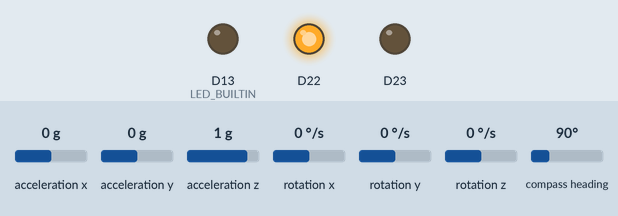
A sketch run on a simulated Arduino Nano 33 BLE. Shown: output pins drawn as LEDs (lit = HIGH). Inputs (shaded band) come from the test bench; at power-on: acceleration x 0 g, acceleration y 0 g, acceleration z 1 g, rotation x 0 °/s, rotation y 0 °/s, rotation z 0 °/s, compass heading 90°. Nothing arrives over Bluetooth unless stated; a phone connects over Bluetooth LE 3 s after start; what the sketch prints to the serial monitor is not drawn.

Above: at 0.1 s.
At 3.1 s:
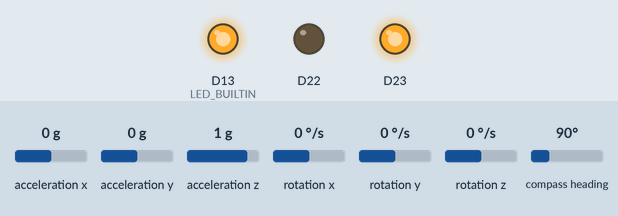
Timing chart, 0 to 4.6 s (numbered marks = the images above):
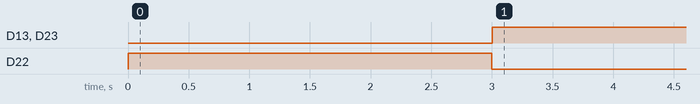

The sketch:

Arduino33BLEVol8_LSM9DS1.ino
```cpp
/*
   Written: Antonio Rehwinkel [2020]
   Usage: Programm for JuFo Project
        [Movement tracker for archers]

   Used Devices:
    -Arduino Nano 33 BLE Sense

   Device Name: LSM9DS1

   Service Uuid: c54beb4a-40c7-11eb-b378-0242ac130002

   charactersitics Uuid [String]:
   accel:
   d6b78de4-40c7-11eb-b378-0242ac130002

  gyro:
  d6a507ce-5489-11ec-bf63-0242ac130002

  mag:
  11cf4eb8-86d0-11ec-a8a3-0242ac120002

   Note:
   - no need for multiple characteristics
   - only sends Strings(decoding by Receiver needed)

  current Errors:
   none

  compatible with BLETestVol6.apk

  Datenübertragung:

    "[Wert(accelX)]|[Wert(accelY)]|[Wert(accelZ)]|
     [Wert(gyroX)]|[Wert(gyroY)]|[Wert(gyroZ)]|
     [Wert(magnetX)]|[Wert(magnetY)]|[Wert(magnetZ)]
    "

    contained in [Lvel_String]
*/

double aXOFF = 0.00;
double aYOFF = 0.00;
double aZOFF = 0.00;
//-------------------------------------------------------------------------------------BIBLIOTHEK
//---------------------------------------------------BLE
#include <ArduinoBLE.h>
//---------------------------------------------------MPU9250
#include <Arduino_LSM9DS1.h>
//-------------------------------------------------------------------------------------BIBLIOTHEK
//-------------------------------------------------------------------------------------VARIABLEN
float ac_x, ac_y, ac_z; //Accelerometer
float gy_x, gy_y, gy_z; //Gyroscope
float ma_x, ma_y, ma_z; //Magnetometer
// volatile int tempInt = 1;  //Temperature Guy

String Level_String;  //Storage for BLE-Data
int fixed_length = 100;

long newTime = 0; //Wir sind für die Abschaffung von Atomuhren, wir sind für den Ausstieg aus der Zeit!
long oldTime = 0;
//-------------------------------------------------------------------------------------VARIABLEN
//-------------------------------------------------------------------------------------BLE_SETUP
BLEService SendingService("c54beb4a-40c7-11eb-b378-0242ac130002");
BLEStringCharacteristic accelXChar("d6b78de4-40c7-11eb-b378-0242ac130002", BLERead | BLENotify | BLEWriteWithoutResponse, fixed_length);
BLEStringCharacteristic gyroXChar("d6a507ce-5489-11ec-bf63-0242ac130002", BLERead | BLENotify | BLEWriteWithoutResponse, fixed_length);
BLEStringCharacteristic magXChar("11cf4eb8-86d0-11ec-a8a3-0242ac130002", BLERead | BLENotify | BLEWriteWithoutResponse, fixed_length);
//-------------------------------------------------------------------------------------BLE_SETUP
//-------------------------------------------------------------------------------------DATA FOR ML
const float accelerationThreshold = 26; // threshold of significant in G's || normal movement == up to 20-23 G (added up)
const int numSamples = 80;
int samplesRead = numSamples;
//-------------------------------------------------------------------------------------DATA FOR ML
//-------------------------------------------------------------------------------------//-------------------------------------------------------------------------------------//-------------------------------------------------------------------------------------
//-------------------------------------------------------------------------------------SETUP()
void setup() {
  Serial.begin(115200);
  //while (!Serial)

  //---------------------------------------------------LSM9DS1 Setup

  if (!IMU.begin()) {
    Serial.println("Failed to initialize IMU!");
    while (1);
  }

  //---------------------------------------------------BLE Setup

  if (!BLE.begin()) {
    Serial.println("BLE failed to Initiate");
    delay(500);
    while (1);
  }


  BLE.setLocalName("LSM9DS1");
  BLE.setAdvertisedService(SendingService);

  //BLE.setAdvertisedServiceUuid("c54beb4a-40c7-11eb-b378-0242ac130002");

  SendingService.addCharacteristic(accelXChar);
  SendingService.addCharacteristic(gyroXChar);
  SendingService.addCharacteristic(magXChar);
  // SendingService.addCharacteristic(tempXChar);

  BLE.addService(SendingService);

  BLE.advertise();

  Serial.println("Bluetooth device is now active, waiting for connections...");


  //---------------------------------------------------Intern LED Setup

  pinMode(LED_BUILTIN, OUTPUT);    //B
  pinMode(LEDR, OUTPUT);           //R
  pinMode(LEDG, OUTPUT);           //G
  //----------------------------------------------------CSV HEADER
  //Serial.println("aX,aY,aZ,gX,gY,gZ");


  //calibAccel(20);
}
//-------------------------------------------------------------------------------------//-------------------------------------------------------------------------------------//-------------------------------------------------------------------------------------
//-------------------------------------------------------------------------------------LOOP()
void loop() {

  BLEDevice central = BLE.central();

  if (central) {
    connectedLight();

    Serial.print("Connected to central: ");
    Serial.println(central.address());

    digitalWrite(LED_BUILTIN, HIGH);

    while (central.connected()) {
      if (getallData()) {
        send_String_acc();
        send_String_gyro();
        send_String_mag();
        transRate();
      }

      //transRate();
      //IMU_Capture_wait(); //if active deaticate getallData() and send_xxx_xxx() Functions
      /*
        if (IMU_Capture_wait()) {
        IMU_Capture_send();
        }
      */
    }
  }
  disconnectedLight();

  Serial.print("Disconnected from central: ");
  Serial.println(central.address());

  //IMU_Capture();
}

//-------------------------------------------------------------------------------------//-------------------------------------------------------------------------------------//-------------------------------------------------------------------------------------
//------------------------------------------------------------------------------------------------PROGRAMMS
//--------------------------------------------------- Send Int
/*
  void send_Int() {
  accelXChar.writeValue(accelXInt);
  }*/
//--------------------------------------------------- Send String (in ASCII)        !!!Charactersitics needs to be declared as String!!!

void send_String_acc() {
  Level_String = String(ac_x, 2) + "," + String(ac_y, 2) + "," + String(ac_z, 2)/* + "/" + String(gy_x,2) + "/" + String(gy_y,2) + "/" + String(gy_z,2) + "/" + String(ma_x,2) + "/" + String(ma_y,2) + "/" + String(ma_z,2)*/;
  accelXChar.writeValue(Level_String);
}

void send_String_gyro() {
  Level_String = /*String(ac_x, 2) + "," + String(ac_y, 2) + "," + String(ac_z, 2) + "/" + */String(gy_x, 2) + "," + String(gy_y, 2) + "," + String(gy_z, 2)/* + "/" + String(ma_x,2) + "/" + String(ma_y,2) + "/" + String(ma_z,2)*/;
  gyroXChar.writeValue(Level_String);
}

void send_String_mag() {
  Level_String = /*String(ac_x, 2) + "," + String(ac_y, 2) + "," + String(ac_z, 2) + "/" + String(gy_x, 2) + "," + String(gy_y, 2) + "," + String(gy_z, 2)/* + "/" +*/ String(ma_x, 2) + "," + String(ma_y, 2) + "," + String(ma_z, 2);
  magXChar.writeValue(Level_String);
}

void send_String_empty() {
  Level_String = "/n, /n, /n";
  gyroXChar.writeValue(Level_String);
  accelXChar.writeValue(Level_String);
  magXChar.writeValue(Level_String);
}

//--------------------------------------------------- Send Bytes
/*
  void send_byte() {
  accelXChar.writeValue(accelXbyte);
  //accelYChar.writeValue(accelYbyte);
  //accelZChar.writeValue(accelZbyte);
  }
*/

//--------------------------------------------------- Temperatur READ
/*
  void read_tempInt() {
  IMU.readSensor();

  tempInt = IMU.getTemperature_C();

  }
*/
//--------------------------------------------------- get all data except temperatur
bool getallData() {
  if (IMU.accelerationAvailable()) {
    IMU.readAcceleration(ac_x, ac_y, ac_z);

    ac_x = ac_x * 9.81;
    ac_y = ac_y * 9.81;
    ac_z = ac_z * 9.81;
  }

  if (IMU.gyroscopeAvailable()) {
    IMU.readGyroscope( gy_x , gy_y , gy_z );

  }

  if (IMU.magneticFieldAvailable()) {
    IMU.readMagneticField(ma_x, ma_y, ma_z);

  }

  return true;
}
//--------------------------------------------------- LED ( Connection status)
void connectedLight() {
  digitalWrite(LEDR, LOW);
  digitalWrite(LEDG, HIGH);
}
void disconnectedLight() {
  digitalWrite(LEDR, HIGH);
  digitalWrite(LEDG, LOW);
}
//--------------------------------------------------- Timer for transmitting Rate
void transRate() {
  newTime = millis();
  Serial.println(newTime - oldTime);
  oldTime = newTime;
}

//------------------------------------------------------------------------------------------------------ Debugging
//--------------------------------------------------- accelerator
/*
  void debug_accel() {

  Serial.print("AccelX: ");
  Serial.print(IMU.getAccelX_mss(), 6);
  Serial.print("  ");
  Serial.print("AccelY: ");
  Serial.print(IMU.getAccelY_mss(), 6);
  Serial.print("  ");
  Serial.print("AccelZ: ");
  Serial.println(IMU.getAccelZ_mss(), 6);

    Serial.print("AccelX: ");
    Serial.print(accelXInt);
    Serial.print("  ");
    Serial.print("AccelY: ");
    Serial.print(accelYInt);
    Serial.print("  ");
    Serial.print("AccelZ: ");
    Serial.println(accelZInt);

  }
*/
//--------------------------------------------------- gyroscope
/*
  void debug_gyro() {

  Serial.print("GyroX: ");
  Serial.print(IMU.getGyroX_rads(), 6);
  Serial.print("  ");
  Serial.print("GyroY: ");
  Serial.print(IMU.getGyroY_rads(), 6);
  Serial.print("  ");
  Serial.print("GyroZ: ");
  Serial.println(IMU.getGyroZ_rads(), 6);
  }
*/
//--------------------------------------------------- magnetic sensor
/*
  void debug_magnet() {
  Serial.print("MagX: ");
  Serial.print(IMU.getMagX_uT(), 6);
  Serial.print("  ");
  Serial.print("MagY: ");
  Serial.print(IMU.getMagY_uT(), 6);
  Serial.print("  ");
  Serial.print("MagZ: ");
  Serial.println(IMU.getMagZ_uT(), 6);
  }
*/
//--------------------------------------------------- temperatur
/*
  void debug_temp(){
  Serial.print("Temperature in C: ");
  Serial.println(IMU.getTemperature_C(), 6);
  Serial.println();
  }
*/
//-------------------------------------------------- Level_String
/*
  void debug_Level_String() {
  Serial.println(Level_String);

  Serial.print("sizeof: ");
  Serial.println(sizeof(Level_String));
  Serial.print("VALUELENGTH: ");
  Serial.println(accelXChar.valueLength());

  }
*/
```

Measured:
- by itself, D13 (LED_BUILTIN), D23: LOW → HIGH at 3.0 s
- by itself, D22: LOW → HIGH at 0.00 s, → LOW 3.0 s later
